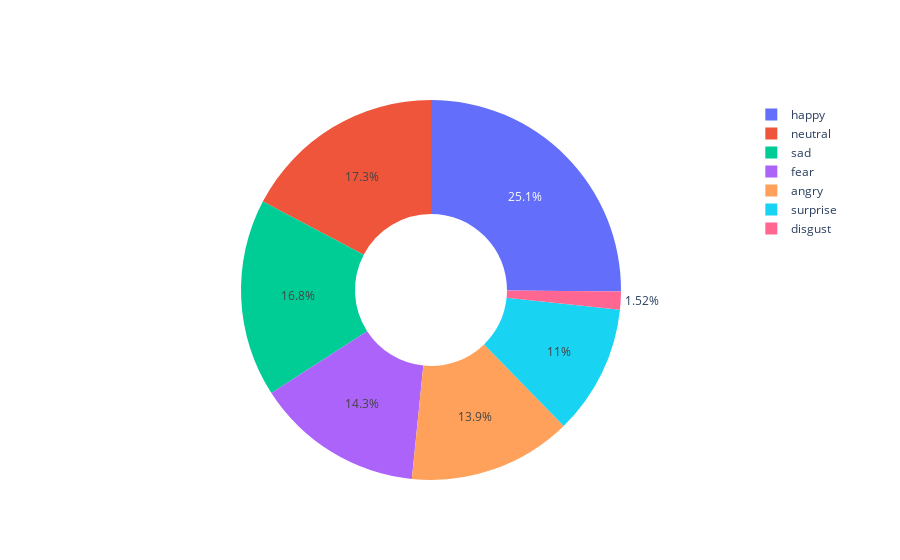

Write notebook code for a chart like this one.
### Code cell
# Classses Distribution
print("Dataset Classes Distribution")

# Path to dataset
dataset_path = '../datasets/kaggle_dataset_train/'

# Let's display and count the files in the Kaggle training dataset
sd.seedir(dataset_path, style='emoji', itemlimit=10, depthlimit=1, beyond='content')

# Find number of images for each class
classes = []
values = []
for emotion in os.listdir(dataset_path):
    classes.append(emotion)
    values.append(len(os.listdir(dataset_path+emotion)))

# Chart visualization of the classes
fig = pgo.Figure(data=[pgo.Pie(labels=classes, values=values, hole=.4)])
fig.show()

### Figure 1 — Plotly figure (JSON) as saved in the notebook; plotly's stock layout.template omitted (floating-point values rounded to 4 significant figures)
{"data": [{"hole": 0.4, "labels": ["angry", "disgust", "fear", "happy", "neutral", "sad", "surprise"], "type": "pie", "values": [3595, 393, 3688, 6493, 4469, 4347, 2854]}], "layout": {}}
